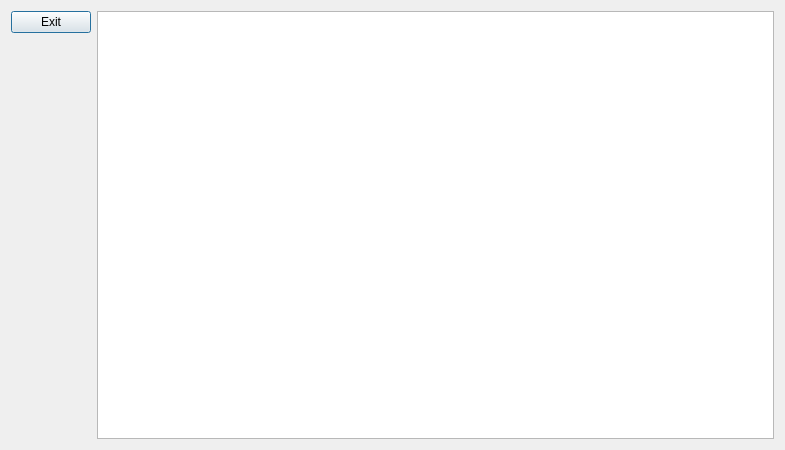
<?xml version="1.0" encoding="UTF-8"?>
<ui version="4.0">
 <class>LogViewerWindow</class>
 <widget class="QDialog" name="LogViewerWindow">
  <property name="geometry">
   <rect>
    <x>0</x>
    <y>0</y>
    <width>785</width>
    <height>450</height>
   </rect>
  </property>
  <property name="windowTitle">
   <string>Dialog</string>
  </property>
  <layout class="QHBoxLayout" name="horizontalLayout">
   <item>
    <layout class="QVBoxLayout" name="verticalLayout">
     <item>
      <widget class="QPushButton" name="pushButton">
       <property name="text">
        <string>Exit</string>
       </property>
      </widget>
     </item>
     <item>
      <spacer name="verticalSpacer">
       <property name="orientation">
        <enum>Qt::Vertical</enum>
       </property>
       <property name="sizeHint" stdset="0">
        <size>
         <width>20</width>
         <height>40</height>
        </size>
       </property>
      </spacer>
     </item>
    </layout>
   </item>
   <item>
    <widget class="QPlainTextEdit" name="plainTextEdit"/>
   </item>
  </layout>
 </widget>
 <resources/>
 <connections/>
</ui>
